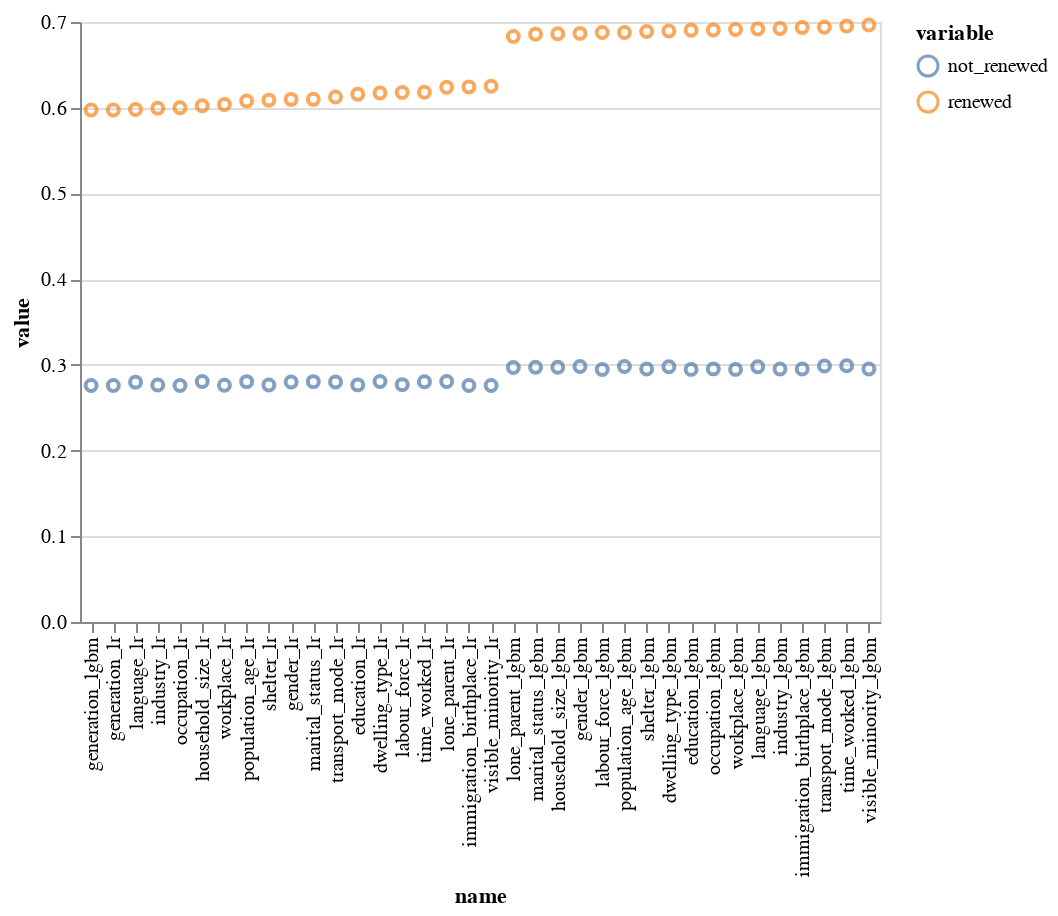

This figure's notebook cell:
### Code cell
import altair as alt

alt.Chart(f1_df.melt(id_vars='name')).mark_point().encode(
    x=alt.X('name:N', sort=list(f1_df.name)),
    y=alt.Y('value:Q'),
    color='variable'
    )

### Figure 1 — Vega-Lite specification as saved in the notebook (floating-point values rounded to 4 significant figures)
{"$schema": "https://vega.github.io/schema/vega-lite/v3.4.0.json", "config": {"mark": {"tooltip": null}, "view": {"height": 300, "width": 400}}, "data": {"name": "data-50e6cae56879a719904f7d37469e6019"}, "datasets": {"data-50e6cae56879a719904f7d37469e6019": [{"name": "generation_lgbm", "value": 0.5974, "variable": "renewed"}, {"name": "generation_lr", "value": 0.5974, "variable": "renewed"}, {"name": "language_lr", "value": 0.5979, "variable": "renewed"}, {"name": "industry_lr", "value": 0.5994, "variable": "renewed"}, {"name": "occupation_lr", "value": 0.5999, "variable": "renewed"}, {"name": "household_size_lr", "value": 0.6023, "variable": "renewed"}, {"name": "workplace_lr", "value": 0.6038, "variable": "renewed"}, {"name": "population_age_lr", "value": 0.608, "variable": "renewed"}, {"name": "shelter_lr", "value": 0.6089, "variable": "renewed"}, {"name": "gender_lr", "value": 0.6097, "variable": "renewed"}, {"name": "marital_status_lr", "value": 0.6098, "variable": "renewed"}, {"name": "transport_mode_lr", "value": 0.6124, "variable": "renewed"}, {"name": "education_lr", "value": 0.6157, "variable": "renewed"}, {"name": "dwelling_type_lr", "value": 0.6172, "variable": "renewed"}, {"name": "labour_force_lr", "value": 0.6177, "variable": "renewed"}, {"name": "time_worked_lr", "value": 0.618, "variable": "renewed"}, {"name": "lone_parent_lr", "value": 0.6239, "variable": "renewed"}, {"name": "immigration_birthplace_lr", "value": 0.6243, "variable": "renewed"}, {"name": "visible_minority_lr", "value": 0.625, "variable": "renewed"}, {"name": "lone_parent_lgbm", "value": 0.6831, "variable": "renewed"}, {"name": "marital_status_lgbm", "value": 0.6858, "variable": "renewed"}, {"name": "household_size_lgbm", "value": 0.6863, "variable": "renewed"}, {"name": "gender_lgbm", "value": 0.6867, "variable": "renewed"}, {"name": "labour_force_lgbm", "value": 0.6877, "variable": "renewed"}, {"name": "population_age_lgbm", "value": 0.6878, "variable": "renewed"}, {"name": "shelter_lgbm", "value": 0.6889, "variable": "renewed"}, {"name": "dwelling_type_lgbm", "value": 0.6896, "variable": "renewed"}, {"name": "education_lgbm", "value": 0.6905, "variable": "renewed"}, {"name": "occupation_lgbm", "value": 0.6908, "variable": "renewed"}, {"name": "workplace_lgbm", "value": 0.6912, "variable": "renewed"}, {"name": "language_lgbm", "value": 0.6919, "variable": "renewed"}, {"name": "industry_lgbm", "value": 0.6925, "variable": "renewed"}, {"name": "immigration_birthplace_lgbm", "value": 0.6935, "variable": "renewed"}, {"name": "transport_mode_lgbm", "value": 0.6939, "variable": "renewed"}, {"name": "time_worked_lgbm", "value": 0.6954, "variable": "renewed"}, {"name": "visible_minority_lgbm", "value": 0.6965, "variable": "renewed"}, {"name": "generation_lgbm", "value": 0.2759, "variable": "not_renewed"}, {"name": "generation_lr", "value": 0.2759, "variable": "not_renewed"}, {"name": "language_lr", "value": 0.2798, "variable": "not_renewed"}, {"name": "industry_lr", "value": 0.2766, "variable": "not_renewed"}, {"name": "occupation_lr", "value": 0.276, "variable": "not_renewed"}, {"name": "household_size_lr", "value": 0.2806, "variable": "not_renewed"}, {"name": "workplace_lr", "value": 0.2763, "variable": "not_renewed"}, {"name": "population_age_lr", "value": 0.2804, "variable": "not_renewed"}, {"name": "shelter_lr", "value": 0.2766, "variable": "not_renewed"}, {"name": "gender_lr", "value": 0.2799, "variable": "not_renewed"}, {"name": "marital_status_lr", "value": 0.2804, "variable": "not_renewed"}, {"name": "transport_mode_lr", "value": 0.2801, "variable": "not_renewed"}, {"name": "education_lr", "value": 0.2766, "variable": "not_renewed"}, {"name": "dwelling_type_lr", "value": 0.2806, "variable": "not_renewed"}, {"name": "labour_force_lr", "value": 0.2769, "variable": "not_renewed"}, {"name": "time_worked_lr", "value": 0.2802, "variable": "not_renewed"}, {"name": "lone_parent_lr", "value": 0.2805, "variable": "not_renewed"}, {"name": "immigration_birthplace_lr", "value": 0.276, "variable": "not_renewed"}, {"name": "visible_minority_lr", "value": 0.2759, "variable": "not_renewed"}, {"name": "lone_parent_lgbm", "value": 0.297, "variable": "not_renewed"}, {"name": "marital_status_lgbm", "value": 0.2971, "variable": "not_renewed"}, {"name": "household_size_lgbm", "value": 0.2972, "variable": "not_renewed"}, {"name": "gender_lgbm", "value": 0.2981, "variable": "not_renewed"}, {"name": "labour_force_lgbm", "value": 0.2946, "variable": "not_renewed"}, {"name": "population_age_lgbm", "value": 0.2981, "variable": "not_renewed"}, {"name": "shelter_lgbm", "value": 0.2952, "variable": "not_renewed"}, {"name": "dwelling_type_lgbm", "value": 0.2979, "variable": "not_renewed"}, {"name": "education_lgbm", "value": 0.2947, "variable": "not_renewed"}, {"name": "occupation_lgbm", "value": 0.2953, "variable": "not_renewed"}, {"name": "workplace_lgbm", "value": 0.2947, "variable": "not_renewed"}, {"name": "language_lgbm", "value": 0.2978, "variable": "not_renewed"}, {"name": "industry_lgbm", "value": 0.2952, "variable": "not_renewed"}, {"name": "immigration_birthplace_lgbm", "value": 0.2951, "variable": "not_renewed"}, {"name": "transport_mode_lgbm", "value": 0.2986, "variable": "not_renewed"}, {"name": "time_worked_lgbm", "value": 0.2989, "variable": "not_renewed"}, {"name": "visible_minority_lgbm", "value": 0.2953, "variable": "not_renewed"}]}, "encoding": {"color": {"field": "variable", "type": "nominal"}, "x": {"field": "name", "sort": ["generation_lgbm", "generation_lr", "language_lr", "industry_lr", "occupation_lr", "household_size_lr", "workplace_lr", "population_age_lr", "shelter_lr", "gender_lr", "marital_status_lr", "transport_mode_lr", "education_lr", "dwelling_type_lr", "labour_force_lr", "time_worked_lr", "lone_parent_lr", "immigration_birthplace_lr", "visible_minority_lr", "lone_parent_lgbm", "marital_status_lgbm", "household_size_lgbm", "gender_lgbm", "labour_force_lgbm", "population_age_lgbm", "shelter_lgbm", "dwelling_type_lgbm", "education_lgbm", "occupation_lgbm", "workplace_lgbm", "language_lgbm", "industry_lgbm", "immigration_birthplace_lgbm", "transport_mode_lgbm", "time_worked_lgbm", "visible_minority_lgbm"], "type": "nominal"}, "y": {"field": "value", "type": "quantitative"}}, "mark": "point"}
